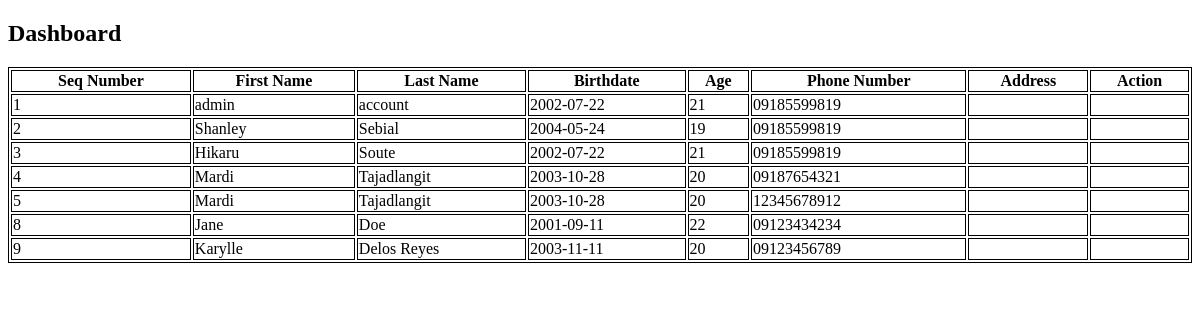
/dashboard.php, run on an earlier commit of the app's database.
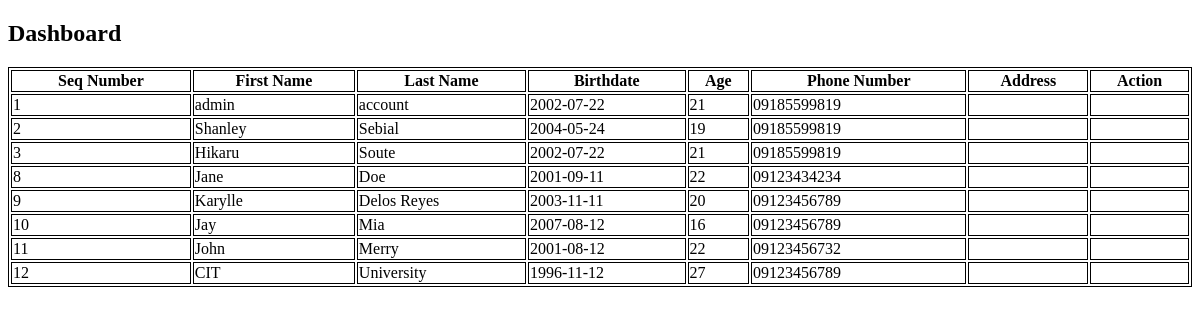
And on a later commit of the database.
### tables this page shows
CREATE TABLE `tbluserprofile` (
  `userID` int(5) NOT NULL,
  `firstname` varchar(20) NOT NULL,
  `lastname` varchar(20) NOT NULL,
  `birthdate` date NOT NULL,
  `age` int(2) NOT NULL,
  `phonenumber` varchar(11) NOT NULL,
  `addressID` int(5) NOT NULL
);

### dashboard.php (the view, shortened to what this page needs)
<?php
$mysqli = new mysqli('localhost', 'root', '', 'dbsebialf2') or die(mysqli_error($mysqli));
$resultset = $mysqli->query("SELECT * FROM tbluserprofile") or die($mysqli->error);
?>
<!DOCTYPE html>
<html lang="en">
<head>
</head>
<body>
<h2>Dashboard</h2>
<table style="width:100%">
    <tr>
        <th>Seq Number</th>
        <th>First Name</th>
        <th>Last Name</th>
        <th>Birthdate</th>
        <th>Age</th>
        <th>Phone Number</th>
        <th>Address</th>
        <th>Action</th>
    </tr>
    <?php while ($row = $resultset->fetch_assoc()): ?>
        <tr>
            <td><?php echo $row['userID']; ?></td>
            <td><?php echo $row['firstname']; ?></td>
            <td><?php echo $row['lastname']; ?></td>
            <td><?php echo $row['birthdate']; ?></td>
            <td><?php echo $row['age']; ?></td>
            <td><?php echo $row['phonenumber']; ?></td>
            <td><?php echo $row['address']; ?></td>
            <td></td>
        </tr>
    <?php endwhile; ?>
</table>
</body>
</html>

What changed in the data, as far as the page shows it:
removed tbluserprofile: userID "4", firstname "Mardi", lastname "Tajadlangit", birthdate "2003-10-28", age "20", phonenumber "09187654321"
removed tbluserprofile: userID "5", firstname "Mardi", lastname "Tajadlangit", birthdate "2003-10-28", age "20", phonenumber "12345678912"
added tbluserprofile: userID "10", firstname "Jay", lastname "Mia", birthdate "2007-08-12", age "16", phonenumber "09123456789"
added tbluserprofile: userID "11", firstname "John", lastname "Merry", birthdate "2001-08-12", age "22", phonenumber "09123456732"
added tbluserprofile: userID "12", firstname "CIT", lastname "University", birthdate "1996-11-12", age "27", phonenumber "09123456789"
